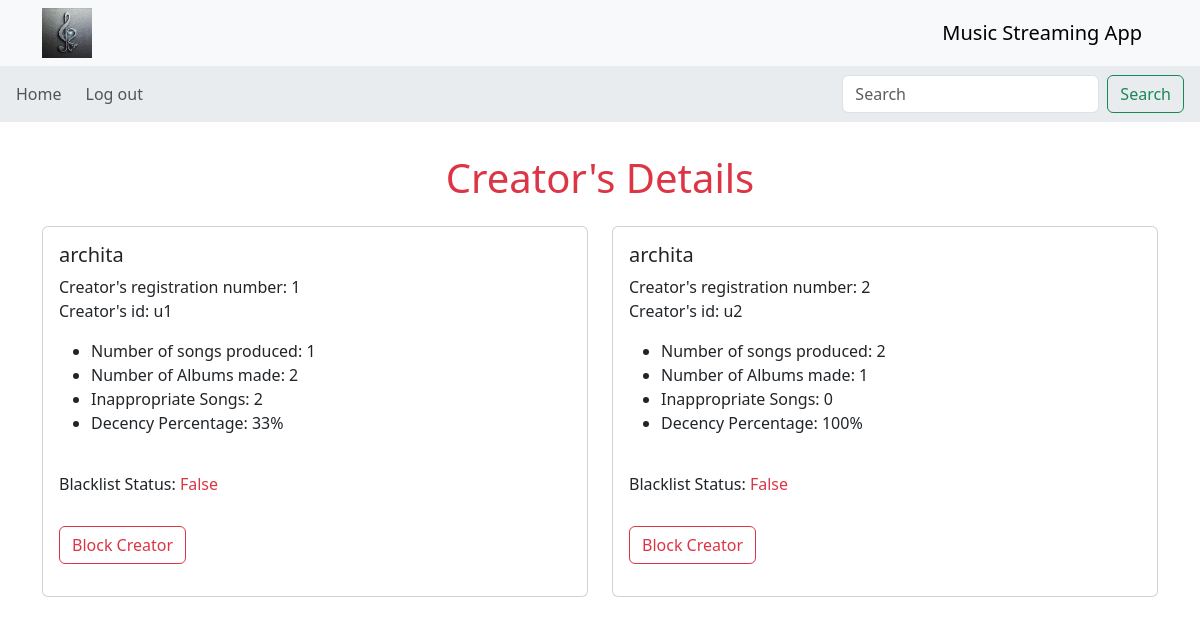
The page /admin/c_detail on the database its author committed.
### app/database.py (models this page shows)
class Creator(db.Model):
    c_id=db.Column(db.Integer,primary_key=True, autoincrement=True)
    id=db.Column(db.String, unique=True)
    name=db.Column(db.String, nullable=False)
    password=db.Column(db.String, nullable=False)
    blacklist=db.Column(db.Integer,nullable=False)
    flaged=db.Column(db.Integer)

### app/controllers.py (the view)
@app.route('/admin/c_detail', methods=["GET","POST"])
def c_details():
    c=Creator.query.all()
    if request.method=="POST":
        search=request.form["search"]
        sc=Creator.query.filter(Creator.name.ilike(f'%{search}%')).all()
        return render_template('creators_detail.html', creator=c, search=search, sc=sc)
    return render_template('creators_detail.html', creator=c)

### app/controllers.py (called while the page is built)
@app.template_filter('nsongs')
def nsongs(i):
    s=Songs.query.filter_by(c_id=i).count()
    return s

@app.template_filter('nalbums')
def nalbums(i):
    a=Album.query.filter_by(c_no=i).count()
    return a

@app.template_filter('decency')
def decency(i):
    s=Songs.query.filter_by(c_id=i).count()
    f=Creator.query.filter_by(c_id=i).first().flaged
    try:
        r=int(s/(s+f)*100)
    except:
        r='--'
    return r

### templates/creators_detail.html (shortened to what this page needs)
<!DOCTYPE html>
<html lang="en">
<head>
    <link href="https://cdn.jsdelivr.net/npm/bootstrap@5.3.2/dist/css/bootstrap.min.css" rel="stylesheet">
</head>
<body>
    <nav class="navbar navbar-expand-lg navbar-light bg-light">
        <div class="container">
            <img src="{{ url_for('static', filename='logo.png') }}" class="img" alt="logo" width="50" height="50">
            <a class="navbar-brand" href="#">Music Streaming App</a>
        </div>
    </nav>
    <nav id="navbar-example2" class="navbar bg-body-secondary px-3 mb-3">
        <ul class="navbar-nav me-4 mb-2 mb-lg-0">
            <li class="nav-item">
                <a class="nav-link" aria-current="page" href="/admin">Home</a>
            </li>
        </ul>
        <ul class="navbar-nav me-auto mb-2 mb-lg-0">
            <li class="nav-item">
                <a class="nav-link" href="/">Log out</a>
            </li>
        </ul>
        <form class="d-flex" action="{{ url_for('c_details')}}" method="post" role="search">
            <input class="form-control me-2" name="search" type="search" placeholder="Search" aria-label="Search">
            <button class="btn btn-outline-success" type="submit">Search</button>
        </form>
    </nav>
    <h1 class="text-center  py-3 text-danger">Creator's Details</h1>
    <div class="container">
        <div class="row">
            {% for c in creator %}
                <div class="col-md-6">
                    <div class="card mb-3">
                        <div class="card-body">
                            <h5 class="card-title">{{ c.name }}</h5>
                            <p class="card-text">
                                Creator's registration number: {{ c.c_id }}<br>
                                Creator's id: {{ c.id }}<br>
                                <ul>
                                    <li>Number of songs produced: {{ c.c_id | nsongs }}</li>
                                    <li>Number of Albums made: {{ c.c_id | nalbums }}</li>
                                    <li>Inappropriate Songs: {{ c.flaged }}</li>
                                    <li>Decency Percentage: {{ c.c_id | decency }}%</li>
                                </ul>
                                <br>
                                <div>
                                    <p class="h6">Blacklist Status: <span class="text-danger">{% if c.blacklist == 0 %} False {% else %} True {% endif %}</span></p>
                                    <br>
                                    {% if c.blacklist == 0 %}
                                        <a href="{{url_for('block', id=c.c_id)}}" class="btn btn-outline-danger"> Block Creator </a>
                                    {% else %}
                                        <a href="{{url_for('unblock', id=c.c_id)}}" class="btn btn-outline-danger"> Unblock Creator </a>
                                    {% endif %}
                                </div>
                            </p>
                        </div>
                    </div>
                </div>
            {% endfor %}
        </div>
    </div>
</body>
</html>

### rows shown on the page
Creator: name "archita", c_id "1", id "u1", c_id|nsongs "1", c_id|nalbums "2", flaged "2", c_id|decency "33", blacklist "False"
Creator: name "archita", c_id "2", id "u2", c_id|nsongs "2", c_id|nalbums "1", flaged "0", c_id|decency "100", blacklist "False"
